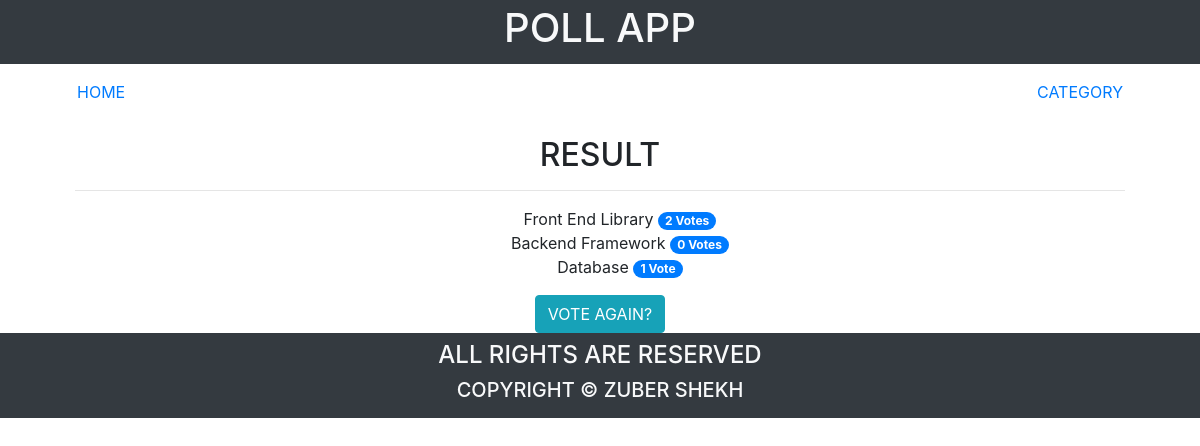
The page /polls/2/results/ on the database as committed earlier.
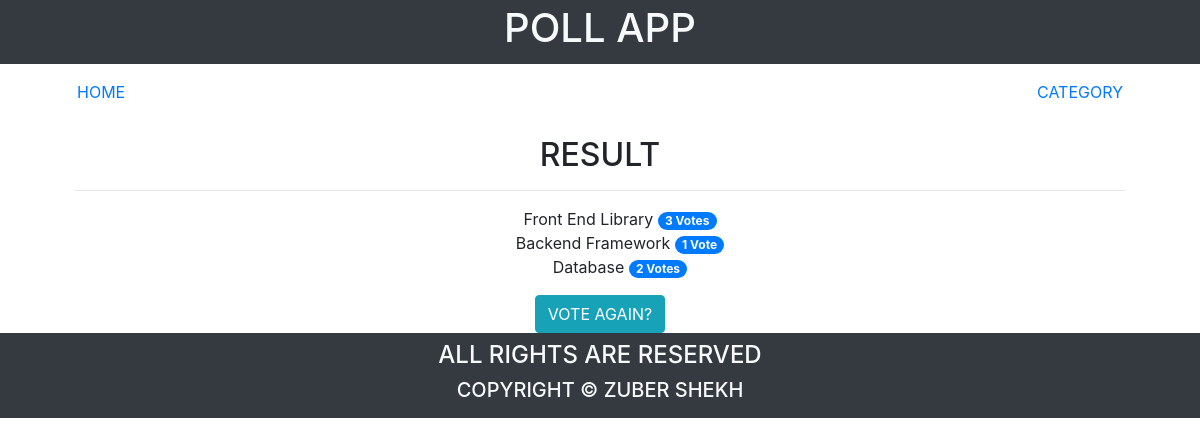
The same page on the database as committed later.
### polls/models.py (models this page shows, shortened)
class Choice(models.Model):
    question = models.ForeignKey(Question,on_delete=models.CASCADE)
    choice_text = models.CharField(max_length=200)
    votes = models.IntegerField(default=0)

### polls/views.py (the view)
# urls.py: path('<int:question_id>/results/',views.results,name='results'),
def results(request,question_id):
    question = get_object_or_404(Question,pk=question_id)
    context = {
        'question':question,
    }
    return render(request,'polls/results.html',context)

### polls/templates/polls/results.html
{% extends 'polls/base.html' %}
{% block content %}
<section class="container">
    <div class="row">
        <div class="col-md-12">
            <section class="container text-center">
                <h2 class="text-uppercase">result</h2>
                <hr>
                <ul style="list-style: none;">
                    {% for choice in question.choice_set.all %}
                        <li class="text-capitalize">{{choice.choice_text}} <span class="badge badge-pill badge-primary">{{choice.votes}} vote{{choice.votes|pluralize}}</span></li>
                    {% endfor %}
                </ul>
                <a class="btn btn-info text-uppercase" href="{% url 'polls:detail' question.id %}">vote again?</a>
            </section>
        </div>
    </div>
</section>
{% endblock content %}

Rows that differ between the two databases and show on the page:
changed Choice "Front End Library": votes "2" → "3"
changed Choice "Backend Framework": votes "0" → "1"
changed Choice "Database": votes "1" → "2"
